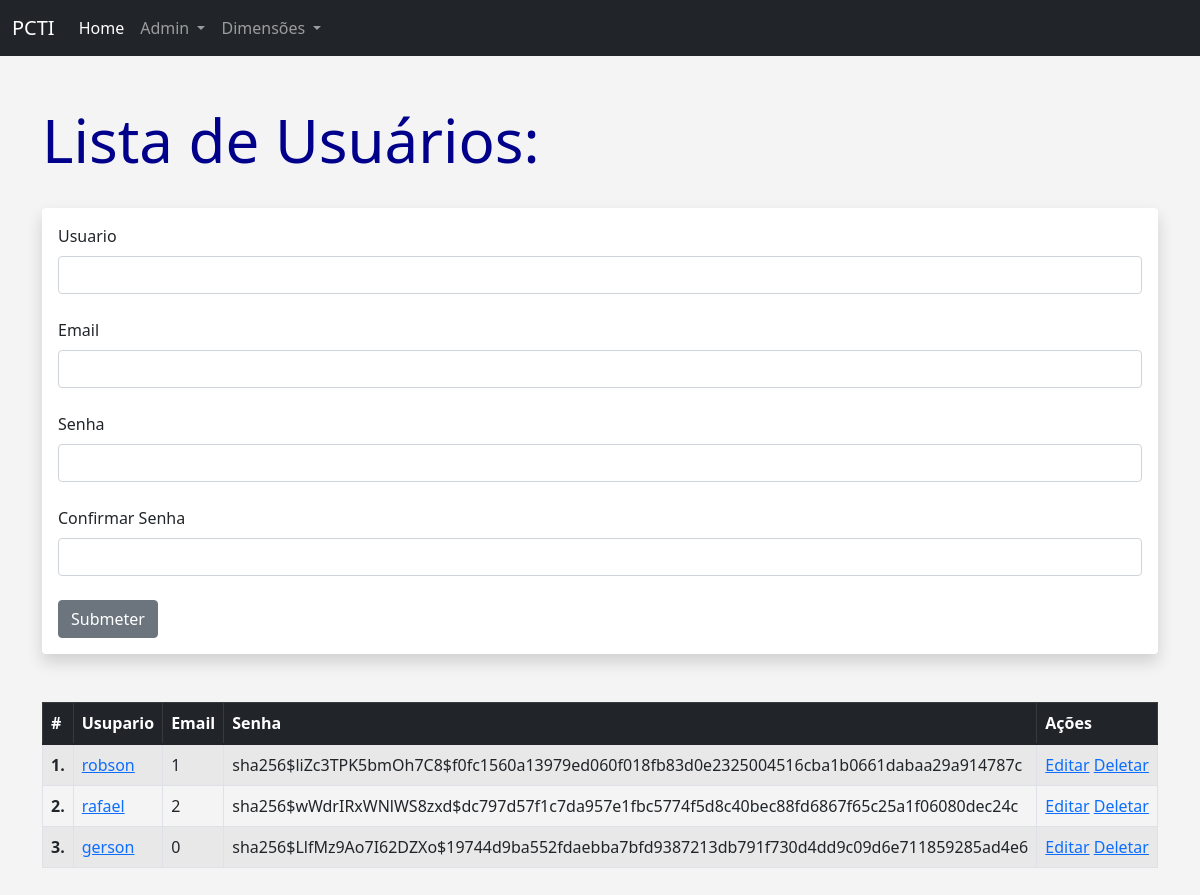
Screenshot of /user/add with the database file from the repository.
### app.py (models this page shows, shortened)
class Users(db.Model):
    id = db.Column(db.Integer, primary_key=True)
    usuario = db.Column(db.String(200), nullable=False, unique=True)
    password_hash = db.Column(db.String(128))
    id_pessoa = db.Column(db.Integer, nullable=False)
    email = db.Column(db.String(128), nullable=False, unique=True)
    delete_ = db.Column(db.Boolean, nullable=False)
    @property
    def password(self):
        raise AttributeError("passowrd is not a readeble attribute!")

### app.py (the view, shortened to what this page needs)
@app.route("/user/add", methods=["GET", "POST"])
def add_user():
    usuario = None
    form = UserForm()
    our_users = Users.query.order_by(Users.id)
    return render_template(
        "add_user.html", form=form, usuario=usuario, our_users=our_users
    )

### app.py
class UserForm(FlaskForm):
    usuario = StringField("Usuario", validators=[DataRequired()])
    email = StringField("Email", validators=[DataRequired()])
    password_hash = PasswordField(
        "Senha",
        validators=[
            DataRequired(),
            EqualTo("password_hash2", message="Senha não corresponde."),
        ],
    )
    password_hash2 = PasswordField("Confirmar Senha", validators=[DataRequired()])
    submit = SubmitField("Submeter")

### templates/add_user.html (shortened to what this page needs)
{% extends 'base.html' %}
{% block content %}
  <br/>
{% if name %}
<h1>CADASTRADO!</h1>
<br/>
{% else %}
  <h1>Lista de Usuários:</h1>
  <br/>
  <div class="shadow p-3 mb-5 bg-body rounded">
    <form method="POST">
        {{ form.usuario.label(
          class="form-label"
        ) }}
        {{ form.usuario(
          class="form-control"
        ) }}
        <br/>
        {{ form.email.label(
          class="form-label"
        ) }}
        {{ form.email(
          class="form-control"
        ) }}
        <br/>
        {{ form.password_hash.label(
          class="form-label"
        ) }}
        {{ form.password_hash(
          class="form-control"
        ) }}
        <br/>
        {{ form.password_hash2.label(
          class="form-label"
        ) }}
        {{ form.password_hash2(
          class="form-control"
        ) }}
        <br/>
        {{ form.submit(
          class="btn btn-secondary"
        ) }}
      </form>
  </div>
{% endif %}
<table class="table table-hover
              table-bordered
              table-striped">
<thead class="table-dark">
  <tr>
    <th scope="col">#</th>
    <th scope="col">Usupario</th>
    <th scope="col">Email</th>
    <th scope="col">Senha</th>
    <th scope="col">Ações</th>
  </tr>
</thead>
{% for our_user in our_users %}
  <tr>
    <th scope="row"> {{ our_user.id }}.</th>
      <td><a href="{{url_for('update', id=our_user.id)}}">
          {{ our_user.usuario }} </a></td>
      <td>{{ our_user.email }}</td>
      <td>{{ our_user.password_hash }}</td>
      <td>
        <a href="{{url_for('update', id=our_user.id)}}">
        Editar</a>
        <a href="{{url_for('delete', id=our_user.id)}}">
          Deletar</a>
      </td>
  </tr>
  {% endfor %}
</table>
<br/>
{% endblock %}

### static/css/style.css (style rules this page uses)
h1 { color: darkblue; font-size: 60px; }
body { background: #f4f4f4; }

### rows the page displays
Users: id "1", usuario "robson", email "1", password_hash "sha256$liZc3TPK5bmOh7C8$f0fc1560a13979ed060f018fb83d0e2325004516cba1b0661dabaa29a914787c"
Users: id "2", usuario "rafael", email "2", password_hash "sha256$wWdrIRxWNlWS8zxd$dc797d57f1c7da957e1fbc5774f5d8c40bec88fd6867f65c25a1f06080dec24c"
Users: id "3", usuario "gerson", email "0", password_hash "sha256$LlfMz9Ao7I62DZXo$19744d9ba552fdaebba7bfd9387213db791f730d4dd9c09d6e711859285ad4e6"
